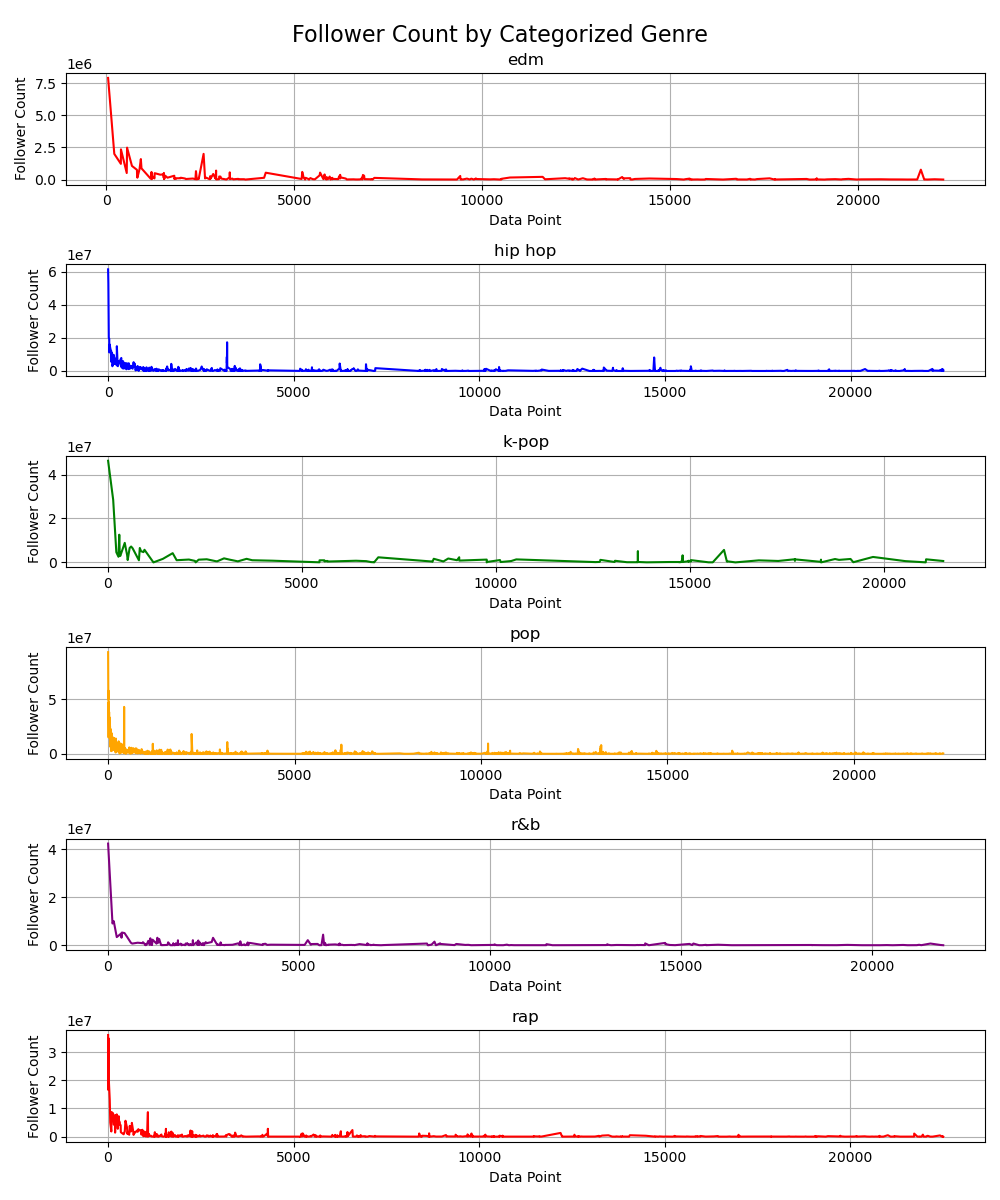

Write Python code to recreate this figure.
'''
Name: Kristen Do

This file contains functions that will be utilized to answer the following
"What is the relationship between music genre and the number of followers
on Spotify?". This will be based off of our updated dataset,
"artist_success.csv".
'''

import pandas as pd
import matplotlib.pyplot as plt
import seaborn as sns

df = pd.read_csv('/Users/krxxsten/Artist-vs-Genre-1/artist_success2.csv')
df.dropna(subset="updated_genre", inplace=True)


def filtering_genre(df: pd.DataFrame) -> None:
    '''
    Takes in the dataframe and iterates through all the genres from the
    updated_genre column and creates a new column that lists each artists
    general genre.
    For example: if an artist genre contains "hip hop", it would be catogorized
    in the new column as "hip hop".
    '''
    for index, row in df.iterrows():
        if isinstance(row['updated_genre'], str):
            if 'hip hop' in row['updated_genre']:
                df.at[index, 'overall_genre'] = 'hip hop'
            elif 'pop' in row['updated_genre']:
                df.at[index, 'overall_genre'] = 'pop'
            elif 'r&b' in row['updated_genre']:
                df.at[index, 'overall_genre'] = 'r&b'
            elif 'rap' in row['updated_genre']:
                df.at[index, 'overall_genre'] = 'rap'
            elif 'k-pop' in row['updated_genre']:
                df.at[index, 'overall_genre'] = 'k-pop'
            elif 'edm' in row['updated_genre']:
                df.at[index, 'overall_genre'] = 'edm'
 
    df.dropna(subset=['overall_genre'], inplace=True)
    return df


def avg_genre_follower(df: pd.DataFrame) -> float:
    '''
    Takes in the dataframe and computes the average following
    for each genre.
    '''
    df2 = filtering_genre(df)
    avg = df2.groupby('overall_genre')['followers'].mean()
    return avg


def plot_follower_genre(df: pd.DataFrame) -> None:
    '''
    Takes in the dataframe and on one general plots, there will be
    4 subplots of the following trends for each catogorized genres.
    And saves the figure as a png called 'genre_vs_follower.png'.
    '''
    data = filtering_genre(df)
    grouped_df = data.groupby('overall_genre')
    line_colors = ['red', 'blue', 'green', 'orange', 'purple']
    num_subplots = len(grouped_df)

    fig, axs = plt.subplots(num_subplots, figsize=(10, 2 * num_subplots))
    fig.suptitle('Follower Count by Categorized Genre', fontsize=16)

    for i, (genre, group) in enumerate(grouped_df):
        if num_subplots > 1:
            ax = axs[i]
        else:
            ax = axs

        line_color = line_colors[i % len(line_colors)]
        ax.plot(group['followers'], color=line_color)
        ax.set_title(genre)
        ax.set_xlabel('Data Point')
        ax.set_ylabel('Follower Count')
        ax.grid(True)

    plt.tight_layout()
    plt.savefig('genre_vs_follower.png')
    plt.show()


def plot_avg_followers(df: pd.DataFrame) -> None:
    '''
    Takes in the dataframe and one one plot, plots a barchart
    of each genre and its average following count; computed from
    the avg_genre_following function. It saves the plot as a png called
    'genre_avg_follower.png'
    '''
    data = avg_genre_follower(df)
    num_genres = len(data)
    color_palette = sns.color_palette('Set2', num_genres)

    plt.figure(figsize=(10, 6))
    plt.bar(data.index, data.values, color=color_palette)
    plt.title('Average Follower Count by Genre')
    plt.xlabel('Genre')
    plt.ylabel('Average Follower Count')
    plt.tight_layout()
    plt.savefig('genre_avg_follower.png')
    plt.show()


def main():
    print("Average following count per genre:", avg_genre_follower(df))
    plot_follower_genre(df)
    plot_avg_followers(df)


if __name__ == '__main__':
    main()
